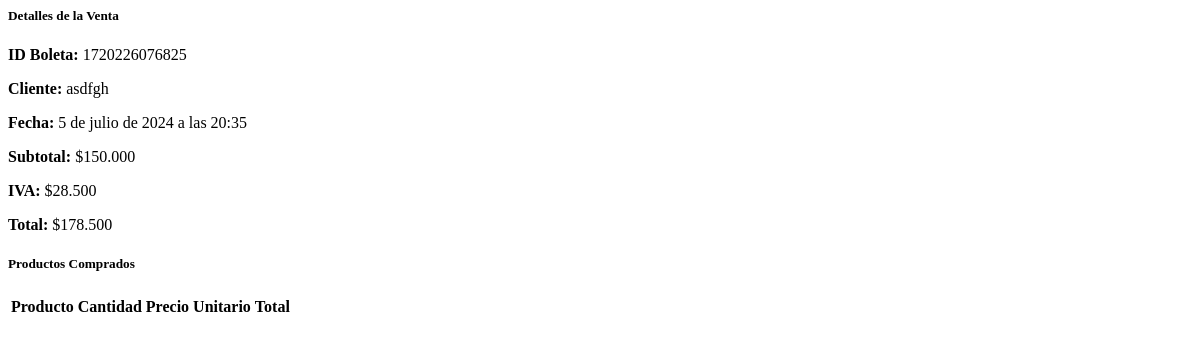
Page /detalle_venta_ajax/44/ on the earlier database version.
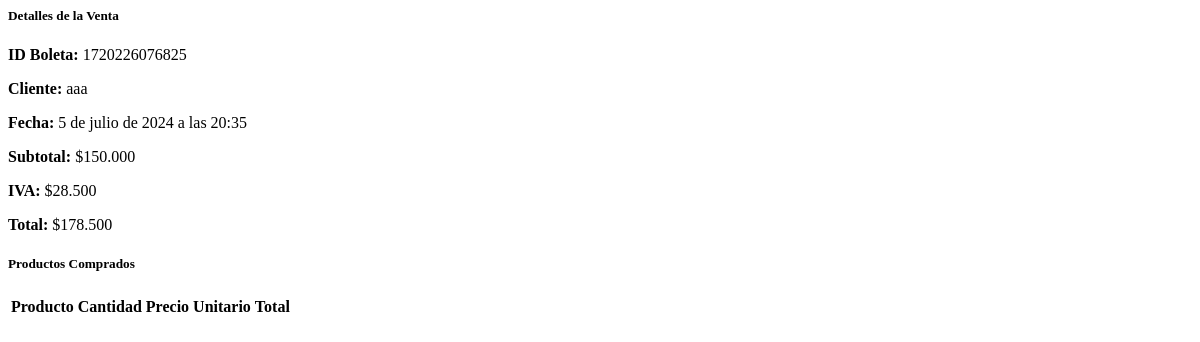
Same page on the later database version.
### menu/models.py (models this page shows, shortened)
class Venta(models.Model):
    ESTADO_CHOICES = [
        ('Pendiente', 'Pendiente'),
        ('Entregado', 'Entregado'),
    ]
    id = models.AutoField(primary_key=True)
    usuario = models.ForeignKey(Usuario, on_delete=models.CASCADE)
    id_boleta = models.CharField(max_length=30)
    fecha = models.DateTimeField(default=timezone.now)
    subtotal = models.DecimalField(max_digits=10, decimal_places=2)
    iva = models.DecimalField(max_digits=10, decimal_places=2)
    total = models.DecimalField(max_digits=10, decimal_places=2)
    direccion_retiro = models.CharField(max_length=255, default="Piedra Roja 125, Quilicura, Chile")  # Dirección de retiro
    estado = models.CharField(max_length=10, choices=ESTADO_CHOICES, default='Pendiente')  # Estado de la venta

class Usuario(models.Model):
    ROLE_CHOICES = [
        ('ADMIN', 'Administrador'),
        ('BODEGA', 'Bodeguero'),
        ('CLIENT', 'Cliente'),
    ]
    nombre_usuario = models.CharField(max_length=30)
    nombre = models.CharField(max_length=30)
    apellido = models.CharField(max_length=30)
    email = models.EmailField(unique=True)
    tfno = models.CharField(max_length=8, verbose_name="Telefono")
    clave = models.CharField(max_length=30)
    confirmar_clave = models.CharField(max_length=30)
    direccion = models.CharField(max_length=255, verbose_name="Dirección", null=True, blank=True)
    role = models.CharField(max_length=6, choices=ROLE_CHOICES)

### menu/views.py (the view)
# urls.py: path('detalle_venta_ajax/<int:venta_id>/', views.detalle_venta_ajax, name='detalle_venta_ajax'),
def detalle_venta_ajax(request, venta_id):
    venta = get_object_or_404(Venta, id=venta_id)
    detalles = DetalleVenta.objects.filter(venta=venta)
    html = render_to_string('detalle_venta_ajax.html', {'venta': venta, 'detalles': detalles})
    return HttpResponse(html)

### menu/templatetags/custom_filters.py (called while the page is built)
@register.filter(name='format_price')
def format_price(value):
    return f"${value:,.0f}".replace(",", ".")

### menu/templates/detalle_venta_ajax.html (shortened to what this page needs)
 {% load custom_filters %}
<div class="container-fluid">
    <h5>Detalles de la Venta</h5>
    <p><strong>ID Boleta:</strong> {{ venta.id_boleta }}</p>
    <p><strong>Cliente:</strong> {{ venta.usuario.nombre_usuario }}</p>
    <p><strong>Fecha:</strong> {{ venta.fecha }}</p>
    <p><strong>Subtotal:</strong> {{ venta.subtotal|format_price }}</p>
    <p><strong>IVA:</strong> {{ venta.iva|format_price }}</p>
    <p><strong>Total:</strong> {{ venta.total|format_price }}</p>
    <h5>Productos Comprados</h5>
    <table class="table table-striped">
        <thead>
            <tr>
                <th>Producto</th>
                <th>Cantidad</th>
                <th>Precio Unitario</th>
                <th>Total</th>
            </tr>
        </thead>
    </table>
</div>

Differences in the rows shown:
changed through a linked row, Venta: usuario.nombre_usuario "asdfgh" → "aaa"
